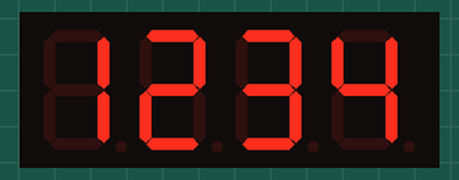
Simulated run of this sketch. Board: ESP8266 (NodeMCU). On the bench: 4-digit seven-segment display.

Above: at 0.1 s.
At 2.1 s:
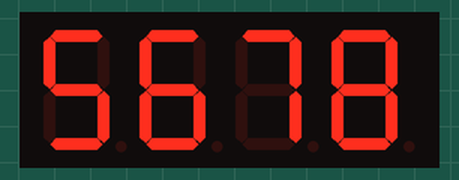

Measured:
- what the display in image 1 shows lasts 3.0 s, from 2.1 s to 5.1 s

The sketch:

demo1.ino
```cpp
#include <TM1637TinyDisplay.h>


TM1637TinyDisplay display_a(D1,D2);  // 4 digit led

void setup() {
  // put your setup code here, to run once:
  display_a.setBrightness(0x0f);
}

void loop() {
  // put your main code here, to run repeatedly:
  display_a.showNumber(1234);
  delay(2000);
  display_a.showString("5678");
  delay(3000);
}
```
